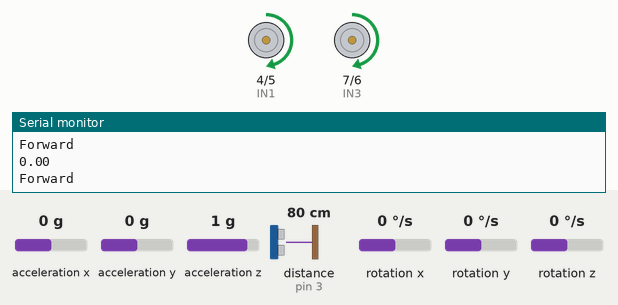
The sketch below on a simulated Arduino Uno, built with avr-gcc and run on an emulated ATmega328P. Shown: motor-driver pin pairs drawn as motors (green arrow = first pin HIGH = forward, orange = second pin HIGH = backward, longer = more drive, scaled by the enable pin), the last lines printed to the serial monitor. Wiring (inferred from the names in the program): ultrasonic range finder: trigger pin 2; echo pin 3. The test bench sets the inputs (shaded band); at power-on: distance to the obstacle (sensor on pin 3) 80 cm, rotation z 0 °/s, acceleration x 0 g, acceleration y 0 g, acceleration z 1 g, rotation x 0 °/s, rotation y 0 °/s. The echo pulse lasts 58.3 µs per cm.

Above: at 3.2 s.
3.3 s: distance to the obstacle (sensor on pin 3) set to 22 cm
4.8 s: distance to the obstacle (sensor on pin 3) set to 18 cm
At 5.7 s:
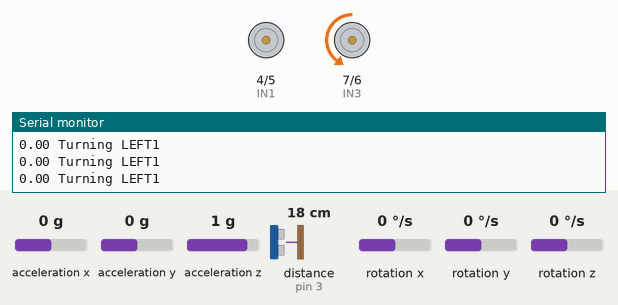
6.3 s: rotation z set to 22 °/s
9.3 s: rotation z set to 26 °/s
At 11.1 s:
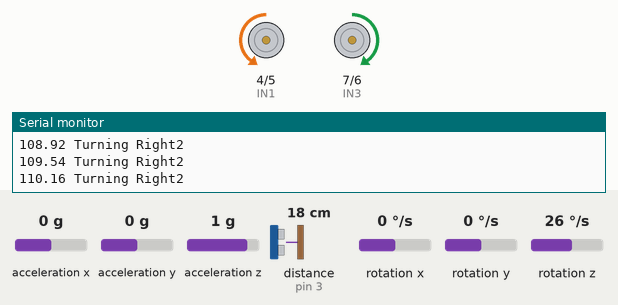
12.1 s: rotation z set to -40 °/s
15.1 s: rotation z set to -49 °/s
Timing chart, 0 to 20.0 s (numbered marks = the images above; inputs shaded):
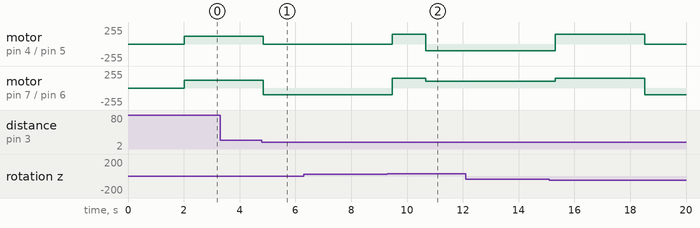

Measured:
- the behaviour switches between 21 and 20 cm on distance to the obstacle (sensor on pin 3) (found by bisection; images 0 and 1)
- the behaviour switches between 23 and 24 °/s on rotation z (found by bisection; images 1 and 2)
- after the input at 4.8 s, motor on pin 4 (IN1) / pin 5 (IN2): forward 120/255 → stopped after 0.05 s; motor on pin 7 (IN3) / pin 6 (IN4): forward 120/255 → backward 100/255 after 0.05 s

The sketch:

TASK3_Obstacle.ino
```cpp
#include <PID_v1.h>
#include "Wire.h"
#include <MPU6050_light.h>

#define ENA 9
#define ENB 10
#define IN1 4
#define IN2 5
#define IN3 7
#define IN4 6

#define trigPin 2
#define echoPin 3

int carSpeedA ;
int carSpeedB ;


double Kp = 500, Ki = 300, Kd = 0.01;

double Setpoint, Input, Output, Zangle, angle, ZValue, Zlimit;

PID myPID(&Input, &Output, &Setpoint, Kp, Ki, Kd, DIRECT);

MPU6050 mpu(Wire);
unsigned long timer = 0;

void forward()
{
  carSpeedA = 150;
  carSpeedB = 150;

  // Set Motor A Forward
  digitalWrite(IN1, HIGH);
  digitalWrite(IN2, LOW);
  // Set Motor B Backward
  digitalWrite(IN3, HIGH);
  digitalWrite(IN4, LOW);

  analogWrite(ENA, carSpeedA);
  analogWrite(ENB, carSpeedB);


}


void CCW()
{
  carSpeedA = 100;
  carSpeedB = 100;

  // Set Motor A Forward
  digitalWrite(IN1, LOW);
  digitalWrite(IN2, LOW);
  // Set Motor B Backward
  digitalWrite(IN3, LOW);
  digitalWrite(IN4, HIGH);

  analogWrite(ENA, carSpeedA);
  analogWrite(ENB, carSpeedB);


}

void CW()
{
  carSpeedA = 100;
  carSpeedB = 100;
  // Set Motor A Forward
  digitalWrite(IN1, LOW);
  digitalWrite(IN2, HIGH);
  // Set Motor B Backward
  digitalWrite(IN3, HIGH);
  digitalWrite(IN4, LOW);

  analogWrite(ENA, carSpeedA);
  analogWrite(ENB, carSpeedB);


}

void Avoidance()
{

  while (Zangle < 70) {
    mpu.update();
  Zangle = mpu.getAngleZ();
    Serial.println("Turning LEFT1");
      Serial.print(Zangle);
  Serial.print(" ");
    CCW();
  }

  forward();
  delay(1200);

  while (Zangle > 10) {
    mpu.update();
  Zangle = mpu.getAngleZ();
    Serial.println("Turning Right2");
      Serial.print(Zangle);
  Serial.print(" ");
    CW();
  }


  forward();
  delay(2000);

  while (Zangle > -70) {
    mpu.update();
  Zangle = mpu.getAngleZ();
    Serial.println("Turning Right3");
      Serial.print(Zangle);
  Serial.print(" ");
    CW();
  }


  forward();
  delay(1200);

  while (Zangle < -10) {
    mpu.update();
  Zangle = mpu.getAngleZ();
    Serial.println("Turning LEFt4");
      Serial.print(Zangle);
  Serial.print(" ");
    CCW();
  }
}


void setup() {


  pinMode(ENA, OUTPUT);
  pinMode(ENB, OUTPUT);
  pinMode(IN1, OUTPUT);
  pinMode(IN2, OUTPUT);
  pinMode(IN3, OUTPUT);
  pinMode(IN4, OUTPUT);

  pinMode(trigPin, OUTPUT);
  pinMode(echoPin, INPUT);

  myPID.SetMode(AUTOMATIC);

  Serial.begin(9600);
  Wire.begin();
  byte status = mpu.begin();
  Serial.print(F("MPU6050 status: "));
  Serial.println(status);
  while (status != 0) { } // stop everything if could not connect to MPU6050
  Serial.println(F("Calculating offsets, do not move MPU6050"));
  delay(1000);
  mpu.calcOffsets(); // gyro and accelero
  Serial.println("Done!\n");

  myPID.SetOutputLimits(-255, 255);
  Zangle = mpu.getAngleZ();
  Setpoint = 0;
}
void loop() {

  digitalWrite(trigPin, LOW);
  delayMicroseconds(10);
  digitalWrite(trigPin, HIGH);
  delayMicroseconds(10);
  digitalWrite(trigPin, LOW);
  int duration = pulseIn(echoPin, HIGH);
  int distanceCm = (duration * 0.0171);

  // put your main code here, to run repeatedly:
  mpu.update();
  Zangle = mpu.getAngleZ();
//  Serial.print(distanceCm);
//  Serial.print(" ");
//  Serial.print(Input);
//  Serial.print(" ");
//  Serial.print(Setpoint);
//  Serial.print(" ");
//  Serial.print(Output);
//  Serial.print(" ");
  Serial.print(Zangle);
  Serial.print(" ");
//  Serial.print(ZValue);
//  Serial.print(" ");
//  Serial.print(carSpeedA);
//  Serial.print(" ");
//  Serial.print(" ");
//  Serial.print(carSpeedB);
//  Serial.print(" ");
//  Serial.print(Zlimit);
  // Serial.print(Forward);
  // Serial.print(" ");
  //Serial.print(Backward);
  //Serial.print(" ");
  Serial.println();
  Zlimit = constrain(Zangle, -5, 5);
  ZValue = map(Zlimit , -5, 5, -100, 100) ;
  Input = Zangle;
  //int right =  map(Output, 0, 255, 0, 200);
  //int left = map(Output, -255,0,200,0);
  myPID.Compute();

  if (Output > 5) //move right

  {

    carSpeedA = 90 + ZValue * -1 ;
    carSpeedB = 90;
    analogWrite(ENA, carSpeedA );
    analogWrite(ENB, carSpeedB );


    digitalWrite(IN1, HIGH);
    digitalWrite(IN2, LOW);
    digitalWrite(IN3, HIGH);
    digitalWrite(IN4, LOW);


  }
  else if (Output < -5) //move left

  {

    digitalWrite(IN1, HIGH);
    digitalWrite(IN2, LOW);
    digitalWrite(IN3, HIGH);
    digitalWrite(IN4, LOW);

    carSpeedA = 90;
    carSpeedB = 90 + ZValue * 1;
    analogWrite(ENA, carSpeedA);
    analogWrite(ENB, carSpeedB);

  }
  else

  {
    Serial.println("Forward");
    analogWrite(ENA, 120);
    analogWrite(ENB, 120);
    digitalWrite(IN1, HIGH);
    digitalWrite(IN2, LOW);
    digitalWrite(IN3, HIGH);
    digitalWrite(IN4, LOW);


  }

  if (distanceCm < 20)
  {
    Serial.println("Avoidance");
     Avoidance();
  }


    //delay(400);


}
```
